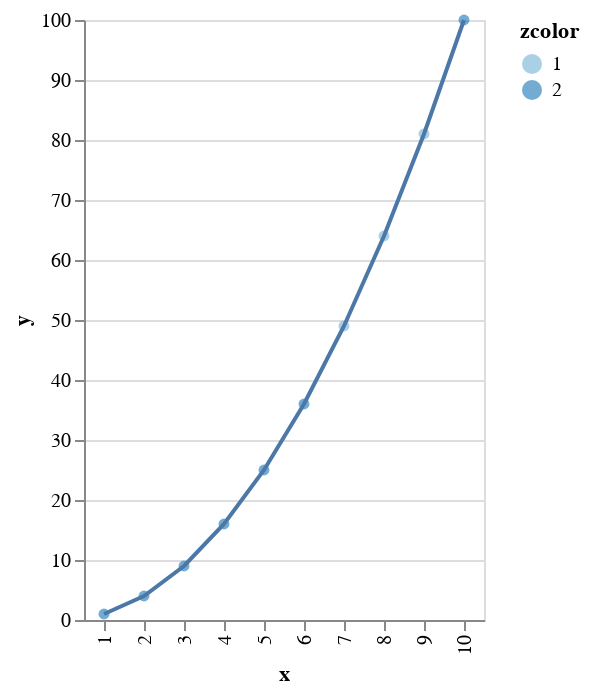

Notebook cell for this chart:
### Markdown cell above
## Scatter + Line

### Code cell
P = @vlplot() + p + s

### Figure 1 — Vega-Lite specification as saved in the notebook (floating-point values rounded to 4 significant figures)
{"layer": [{"data": {"values": [{"x": 1, "y": 1, "zcolor": 2}, {"x": 2, "y": 4, "zcolor": 2}, {"x": 3, "y": 9, "zcolor": 2}, {"x": 4, "y": 16, "zcolor": 2}, {"x": 5, "y": 25, "zcolor": 2}, {"x": 6, "y": 36, "zcolor": 2}, {"x": 7, "y": 49, "zcolor": 1}, {"x": 8, "y": 64, "zcolor": 1}, {"x": 9, "y": 81, "zcolor": 1}, {"x": 10, "y": 100, "zcolor": 2}]}, "encoding": {"color": {"field": "zcolor", "type": "ordinal"}, "x": {"field": "x", "type": "ordinal"}, "y": {"field": "y", "type": "quantitative"}}, "mark": {"type": "circle"}}, {"data": {"values": [{"x": 1, "y": 1}, {"x": 2, "y": 4}, {"x": 3, "y": 9}, {"x": 4, "y": 16}, {"x": 5, "y": 25}, {"x": 6, "y": 36}, {"x": 7, "y": 49}, {"x": 8, "y": 64}, {"x": 9, "y": 81}, {"x": 10, "y": 100}]}, "encoding": {"x": {"field": "x", "type": "ordinal"}, "y": {"field": "y", "type": "quantitative"}}, "mark": {"type": "line"}}]}
